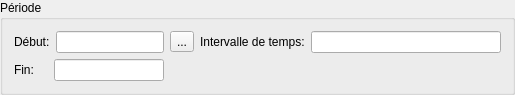
    <widget class="QGroupBox" name="groupBox">
     <property name="maximumSize">
      <size>
       <width>530</width>
       <height>83</height>
      </size>
     </property>
     <property name="title">
      <string>Période</string>
     </property>
     <layout class="QGridLayout" name="gridLayout">
      <item row="0" column="0">
       <layout class="QHBoxLayout" name="horizontalLayout_2">
        <item>
         <widget class="QLabel" name="label_2">
          <property name="text">
           <string>Début:</string>
          </property>
         </widget>
        </item>
        <item>
         <widget class="QLineEdit" name="dateDebut">
          <property name="alignment">
           <set>Qt::AlignRight|Qt::AlignTrailing|Qt::AlignVCenter</set>
          </property>
          <property name="readOnly">
           <bool>true</bool>
          </property>
         </widget>
        </item>
       </layout>
      </item>
      <item row="0" column="1">
       <widget class="QToolButton" name="btn_setPeriode">
        <property name="text">
         <string>...</string>
        </property>
       </widget>
      </item>
      <item row="0" column="2">
       <layout class="QHBoxLayout" name="horizontalLayout">
        <item>
         <widget class="QLabel" name="label">
          <property name="text">
           <string>Intervalle de temps:</string>
          </property>
         </widget>
        </item>
        <item>
         <widget class="QLineEdit" name="duree">
          <property name="minimumSize">
           <size>
            <width>190</width>
            <height>0</height>
           </size>
          </property>
          <property name="maximumSize">
           <size>
            <width>16777215</width>
            <height>16777215</height>
           </size>
          </property>
          <property name="alignment">
           <set>Qt::AlignRight|Qt::AlignTrailing|Qt::AlignVCenter</set>
          </property>
          <property name="readOnly">
           <bool>true</bool>
          </property>
         </widget>
        </item>
       </layout>
      </item>
      <item row="1" column="0">
       <layout class="QHBoxLayout" name="horizontalLayout_3">
        <property name="spacing">
         <number>20</number>
        </property>
        <item>
         <widget class="QLabel" name="label_3">
          <property name="text">
           <string>Fin:</string>
          </property>
         </widget>
        </item>
        <item>
         <widget class="QLineEdit" name="dateFin">
          <property name="alignment">
           <set>Qt::AlignRight|Qt::AlignTrailing|Qt::AlignVCenter</set>
          </property>
          <property name="readOnly">
           <bool>true</bool>
          </property>
         </widget>
        </item>
       </layout>
      </item>
     </layout>
    </widget>
